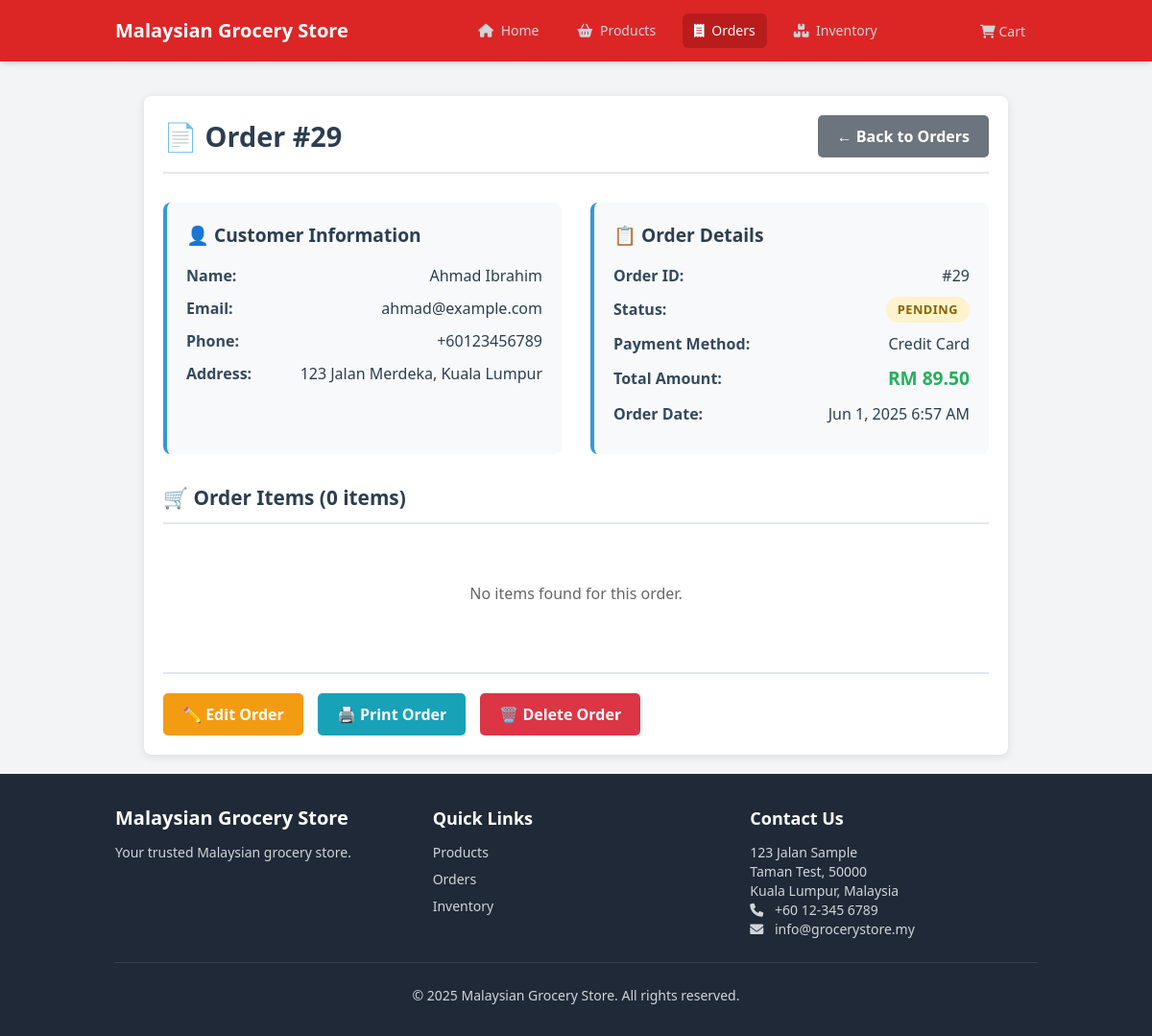
Screenshot of /index.php?module=orders&action=view&id=29 with the database file from the repository.
### tables this page shows
CREATE TABLE "orders" (
    id INTEGER PRIMARY KEY AUTOINCREMENT,
    customer_name TEXT NOT NULL,
    customer_email TEXT NOT NULL,
    customer_phone TEXT NOT NULL,
    shipping_address TEXT NOT NULL,
    total_amount DECIMAL(10,2) NOT NULL,
    status TEXT NOT NULL DEFAULT 'PENDING',
    payment_method TEXT NOT NULL,
    payment_status NULL,
    created_at DATETIME DEFAULT CURRENT_TIMESTAMP,
    updated_at DATETIME DEFAULT CURRENT_TIMESTAMP
);

### modules/orders/functions.php (called while the page is built, shortened)
<?php
function getOrderById($order_id) {
    global $db;
    $stmt = $db->prepare("SELECT * FROM orders WHERE id = :id");
    $stmt->bindValue(':id', (int)$order_id, SQLITE3_INTEGER);
    $result = $stmt->execute();
    $order = $result->fetchArray(SQLITE3_ASSOC);
    $stmt = $db->prepare("
        SELECT oi.*, p.name as product_name, p.image_url
        FROM order_items oi
        LEFT JOIN products p ON oi.product_id = p.id
        WHERE oi.order_id = :order_id
    ");
    $stmt->bindValue(':order_id', (int)$order_id, SQLITE3_INTEGER);
    $result = $stmt->execute();
    $order_items = [];
    $order['items'] = $order_items;
    return $order;
}

### modules/orders/templates/view.php (the view, shortened to what this page needs)
<div class="order-view-container">
    <div class="order-header">
        <h2>📄 Order #<?= htmlspecialchars($order['id']) ?></h2>
        <a href="index.php?module=orders&action=list" class="back-btn">← Back to Orders</a>
    </div>
    <div class="order-info-grid">
        <div class="info-section">
            <h3>👤 Customer Information</h3>
            <div class="info-item">
                <span class="info-label">Name:</span>
                <span class="info-value"><?= htmlspecialchars($order['customer_name']) ?></span>
            </div>
            <div class="info-item">
                <span class="info-label">Email:</span>
                <span class="info-value"><?= htmlspecialchars($order['customer_email']) ?></span>
            </div>
            <div class="info-item">
                <span class="info-label">Phone:</span>
                <span class="info-value"><?= htmlspecialchars($order['customer_phone']) ?></span>
            </div>
            <div class="info-item">
                <span class="info-label">Address:</span>
                <span class="info-value"><?= htmlspecialchars($order['shipping_address']) ?></span>
            </div>
        </div>
        <div class="info-section">
            <h3>📋 Order Details</h3>
            <div class="info-item">
                <span class="info-label">Order ID:</span>
                <span class="info-value">#<?= htmlspecialchars($order['id']) ?></span>
            </div>
            <div class="info-item">
                <span class="info-label">Status:</span>
                <span class="status-badge status-<?= htmlspecialchars($order['status']) ?>">
                    <?= ucfirst(htmlspecialchars($order['status'])) ?>
                </span>
            </div>
            <div class="info-item">
                <span class="info-label">Payment Method:</span>
                <span class="info-value"><?= htmlspecialchars($order['payment_method']) ?></span>
            </div>
            <div class="info-item">
                <span class="info-label">Total Amount:</span>
                <span class="order-amount">RM <?= number_format($order['total_amount'], 2) ?></span>
            </div>
            <div class="info-item">
                <span class="info-label">Order Date:</span>
                <span class="info-value"><?= date('M j, Y g:i A', strtotime($order['created_at'])) ?></span>
            </div>
        </div>
    </div>
    <div class="order-items-section">
        <h3>🛒 Order Items (<?= count($order['items']) ?> items)</h3>
        <?php if (!empty($order['items'])): ?>
            <table class="items-table">
                <thead>
                    <tr>
                        <th>Product</th>
                        <th>Unit Price</th>
                        <th>Quantity</th>
                        <th>Total</th>
                    </tr>
                </thead>
                <tbody>
                    <?php foreach ($order['items'] as $item): ?>
                        <tr>
                            <td>
                                <div class="product-info">
                                    <?php if (!empty($item['image_url'])): ?>
                                        <img src="<?= htmlspecialchars($item['image_url']) ?>"
                                             alt="<?= htmlspecialchars($item['product_name'] ?? 'Product') ?>"
                                             class="product-image">
                                    <?php else: ?>
                                        <div class="product-image" style="background: #f0f0f0; display: flex; align-items: center; justify-content: center; color: #666;">📦</div>
                                    <?php endif; ?>
                                    <div>
                                        <div class="product-name">
                                            <?= htmlspecialchars($item['product_name'] ?? 'Unknown Product') ?>
                                        </div>
                                        <div style="font-size: 0.8rem; color: #666;">
                                            Product ID: <?= htmlspecialchars($item['product_id']) ?>
                                        </div>
                                    </div>
                                </div>
                            </td>
                            <td>RM <?= number_format($item['unit_price'], 2) ?></td>
                            <td><?= htmlspecialchars($item['quantity']) ?></td>
                            <td class="item-total">
                                RM <?= number_format($item['unit_price'] * $item['quantity'], 2) ?>
                            </td>
                        </tr>
                    <?php endforeach; ?>
                </tbody>
                <tfoot>
                    <tr style="border-top: 2px solid #e1e8ed; background: #f8f9fa;">
                        <td colspan="3" style="text-align: right; font-weight: 600; font-size: 1.1rem;">
                            <strong>Grand Total:</strong>
                        </td>
                        <td class="order-amount" style="font-size: 1.2rem;">
                            <strong>RM <?= number_format($order['total_amount'], 2) ?></strong>
                        </td>
                    </tr>
                </tfoot>
            </table>
        <?php else: ?>
            <div style="text-align: center; padding: 40px; color: #666;">
                <p>No items found for this order.</p>
            </div>
        <?php endif; ?>
    </div>
    <div class="actions-section">
        <a href="index.php?module=orders&action=edit&id=<?= $order['id'] ?>" class="action-btn edit-btn">✏️ Edit Order</a>
        <button onclick="printOrder()" class="action-btn print-btn">🖨️ Print Order</button>
        <button onclick="confirmDelete(<?= $order['id'] ?>)" class="action-btn delete-btn">🗑️ Delete Order</button>
    </div>
</div>

### modules/orders/templates/view.php (style rules this page uses)
.order-view-container { max-width: 900px; margin: 20px auto; padding: 20px; background: #fff; border-radius: 8px; box-shadow: 0 2px 10px rgba(0,0,0,0.1); }
.order-header { display: flex; justify-content: space-between; align-items: center; margin-bottom: 30px; padding-bottom: 15px; border-bottom: 2px solid #e1e8ed; }
.order-header h2 { color: #2c3e50; margin: 0; font-size: 1.8rem; font-weight: 700; }
.back-btn { background: #6c757d; color: white; padding: 10px 20px; text-decoration: none; border-radius: 5px; font-weight: 600; transition: background-color 0.3s ease; }
.order-info-grid { display: grid; grid-template-columns: 1fr 1fr; gap: 30px; margin-bottom: 30px; }
.info-section { background: #f8f9fa; padding: 20px; border-radius: 8px; border-left: 4px solid #3498db; }
.info-section h3 { color: #2c3e50; margin: 0 0 15px 0; font-size: 1.2rem; font-weight: 600; }
.info-item { margin-bottom: 10px; display: flex; justify-content: space-between; align-items: center; }
.info-label { font-weight: 600; color: #34495e; margin-right: 10px; }
.info-value { color: #2c3e50; }
.status-badge { padding: 4px 12px; border-radius: 20px; font-size: 0.8rem; font-weight: 600; text-transform: uppercase; letter-spacing: 0.5px; }
.status-pending { background: #fff3cd; color: #856404; }
.order-amount { font-weight: 700; color: #27ae60; font-size: 1.2rem; }
.order-items-section { margin-top: 30px; }
.order-items-section h3 { color: #2c3e50; margin-bottom: 20px; font-size: 1.3rem; font-weight: 600; border-bottom: 2px solid #e1e8ed; padding-bottom: 10px; }
.actions-section { margin-top: 30px; padding-top: 20px; border-top: 2px solid #e1e8ed; display: flex; gap: 15px; }
.action-btn { padding: 10px 20px; border: none; border-radius: 5px; font-weight: 600; text-decoration: none; display: inline-block; transition: all 0.3s ease; cursor: pointer; }
.edit-btn { background: #f39c12; color: white; }
.print-btn { background: #17a2b8; color: white; }
.delete-btn { background: #dc3545; color: white; }

### rows the page displays
orders: id "29", customer_name "Ahmad Ibrahim", customer_email "ahmad@example.com", customer_phone "+60123456789", shipping_address "123 Jalan Merdeka, Kuala Lumpur", status "PENDING", payment_method "Credit Card", total_amount "89.50", created_at "Jun 1, 2025 6:57 AM"

### other values shown
APP_NAME "Malaysian Grocery Store"
count($order['items']) "0"
